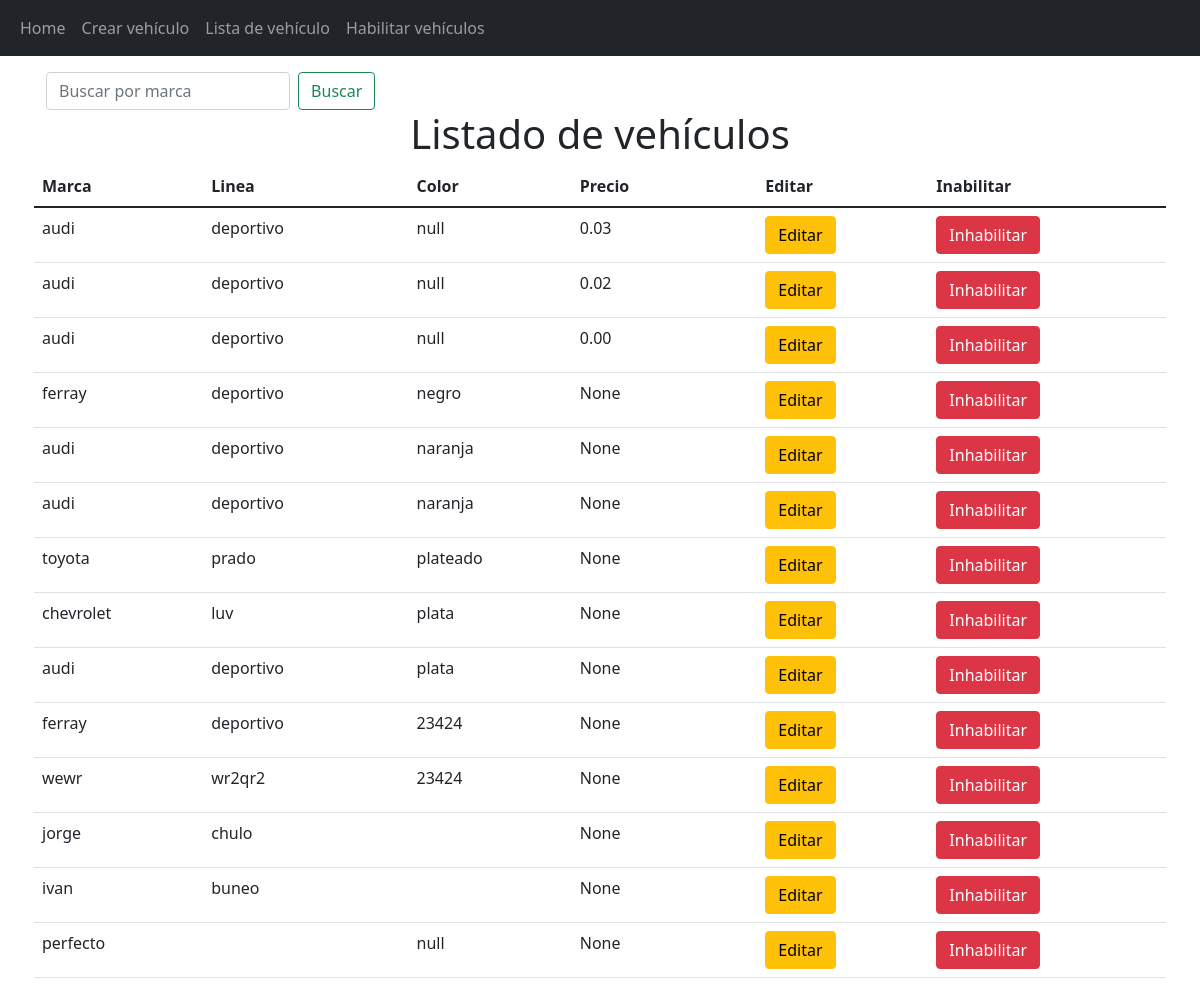
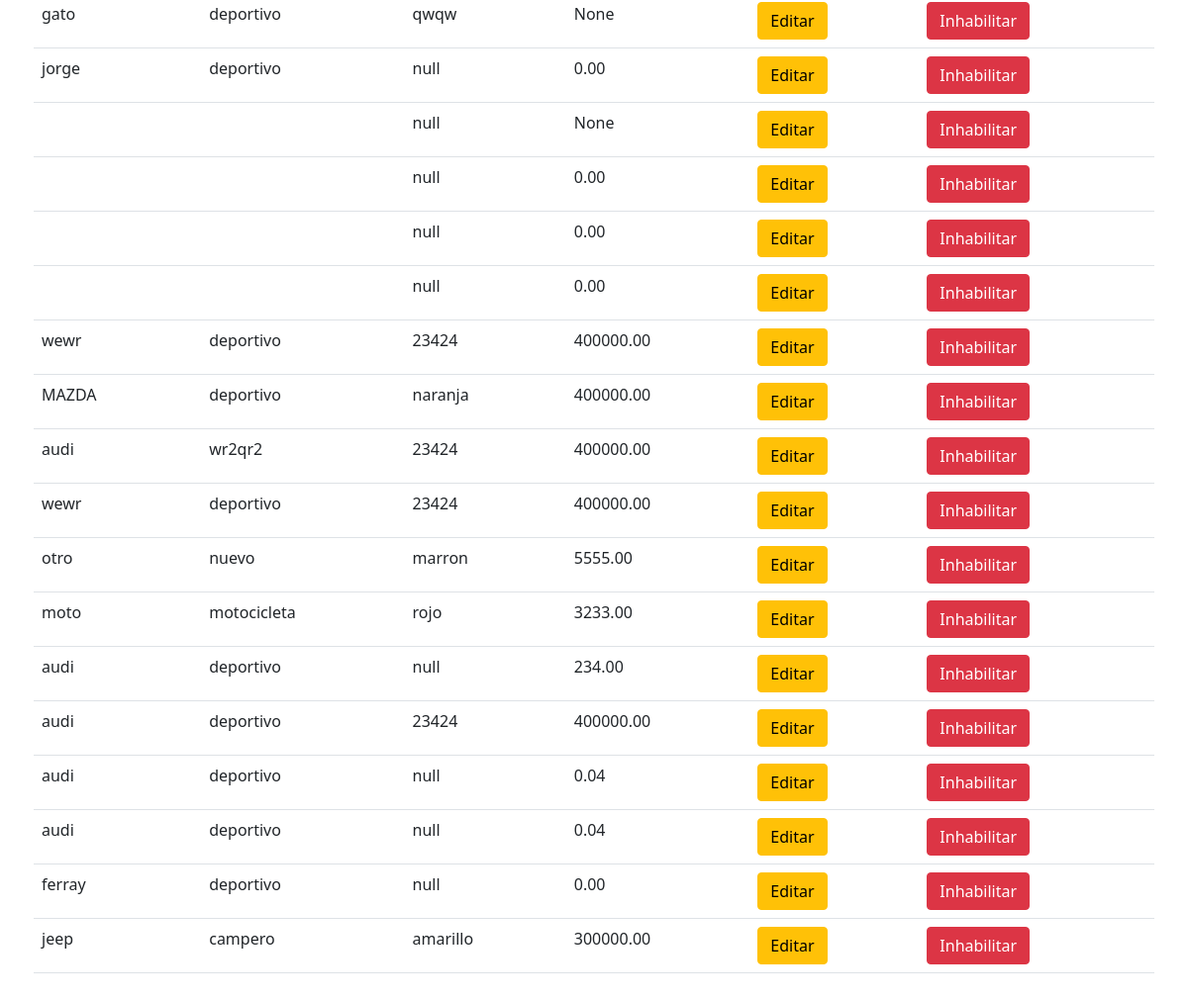
The app's page /get-vehicle/ with its own data (2 pictures, top to bottom).
### mainapp/models.py (models this page shows)
class Vehicle(models.Model):
    brand = models.CharField(max_length=50, verbose_name="marca")
    line = models.CharField(max_length=50, verbose_name="linea")
    color = models.CharField(max_length=50, verbose_name="color", default='null')
    detail = models.CharField(max_length=50, verbose_name="detalles", default='null')
    price = models.DecimalField(max_digits=50, decimal_places=2, verbose_name="precio", default=0)
    visible = models.BooleanField(default=True)
    created_at = models.DateTimeField(auto_now=True)

### mainapp/views.py (the view)
# urls.py: path('get-vehicle/', views.get_vehicles, name= "vehicles"),
def get_vehicles(request):
    busqueda = request.GET.get("buscar")
    vehicles = Vehicle.objects.all()
    if busqueda:
        vehicles = Vehicle.objects.filter(
            Q(brand__icontains = busqueda)
        ).distinct()
    return render(request, 'get_vehicles.html', {
        'vehicles': vehicles
    })

### mainapp/templates/get_vehicles.html
{% extends 'layouts/layout.html' %}
{% block content %}
<div class="container p-3">
    <div class="row">
     <div class="row col-lg-4">
        <form class="d-flex" method="GET">
            <input class="form-control me-2" name="buscar" type="search" placeholder="Buscar por marca" aria-label="Search">
            <button class="btn btn-outline-success" type="submit">Buscar</button>
        </form>
     </div>
        <h1 class="text-center">Listado de vehículos</h1>
        <table class="table table-hover">
            <thead>
                <tr>
                    <th>Marca</th>
                    <th>Linea</th>
                    <th>Color</th>
                    <th>Precio</th>
                    <th>Editar</th>
                    <th>Inabilitar</th>
                </tr>
            </thead>
            <tbody>
                {% for vehicle in vehicles %}
                {% if vehicle.visible == 1 %}
                        <tr>
                            <td>{{vehicle.brand}}</td>
                            <td>{{vehicle.line}}</td>
                            <td>{{vehicle.color}}</td>
                            <td>{{vehicle.price}}</td>
                            <td><a href="{% url 'edit' vehicle.id %}" class="btn btn-warning">Editar</a></td>
                            <td><a href="{% url 'disable' vehicle.id %}" class="btn btn-danger">Inhabilitar</a></td>
                        </tr>
                {% endif%}
                        {% endfor %}
                    </tbody>
                </table>
    </div>
</div>
{% endblock %}

### mainapp/templates/layouts/layout.html (shortened to what this page needs)
<!DOCTYPE html>
<html lang="es">
<head>
    <link href="https://cdn.jsdelivr.net/npm/bootstrap@5.1.3/dist/css/bootstrap.min.css" rel="stylesheet">
</head>
<body>
    <nav class="navbar navbar-expand-lg navbar-dark bg-dark">
        <div class="container-fluid">
          <div class="collapse navbar-collapse" id="navbarNav">
            <ul class="navbar-nav">
              <li class="nav-item">
                <a class="nav-link" href="{% url 'inicio' %}">Home</a>
              </li>
              <li class="nav-item">
                <a class="nav-link" href="{% url  'create' %}">Crear vehículo</a>
              </li>
              <li class="nav-item">
                <a class="nav-link" href="{% url  'vehicles' %}">Lista de vehículo</a>
              </li>
              <li class="nav-item">
                <a class="nav-link" href="{% url  'habilitar' %}">Habilitar vehículos</a>
              </li>
            </ul>
          </div>
        </div>
      </nav>
      {% block content %}{% endblock %}
</body>
</html>

### records on screen
Vehicle: brand "audi", line "deportivo", color "null", price "0.03"
Vehicle: brand "audi", line "deportivo", color "null", price "0.02"
Vehicle: brand "audi", line "deportivo", color "null", price "0.00"
Vehicle: brand "ferray", line "deportivo", color "negro", price "None"
Vehicle: brand "audi", line "deportivo", color "naranja", price "None"
Vehicle: brand "audi", line "deportivo", color "naranja", price "None"
Vehicle: brand "toyota", line "prado", color "plateado", price "None"
Vehicle: brand "chevrolet", line "luv", color "plata", price "None"
Vehicle: brand "audi", line "deportivo", color "plata", price "None"
Vehicle: brand "ferray", line "deportivo", color "23424", price "None"
Vehicle: brand "wewr", line "wr2qr2", color "23424", price "None"
Vehicle: brand "jorge", line "chulo", price "None"
Vehicle: brand "ivan", line "buneo", price "None"
Vehicle: brand "perfecto", color "null", price "None"
Vehicle: brand "gato", line "deportivo", color "qwqw", price "None"
Vehicle: brand "jorge", line "deportivo", color "null", price "0.00"
Vehicle: color "null", price "None"
Vehicle: color "null", price "0.00"
Vehicle: color "null", price "0.00"
Vehicle: color "null", price "0.00"
Vehicle: brand "wewr", line "deportivo", color "23424", price "400000.00"
Vehicle: brand "MAZDA", line "deportivo", color "naranja", price "400000.00"
Vehicle: brand "audi", line "wr2qr2", color "23424", price "400000.00"
Vehicle: brand "wewr", line "deportivo", color "23424", price "400000.00"
Vehicle: brand "otro", line "nuevo", color "marron", price "5555.00"
Vehicle: brand "moto", line "motocicleta", color "rojo", price "3233.00"
Vehicle: brand "audi", line "deportivo", color "null", price "234.00"
Vehicle: brand "audi", line "deportivo", color "23424", price "400000.00"
Vehicle: brand "audi", line "deportivo", color "null", price "0.04"
Vehicle: brand "audi", line "deportivo", color "null", price "0.04"
Vehicle: brand "ferray", line "deportivo", color "null", price "0.00"
Vehicle: brand "jeep", line "campero", color "amarillo", price "300000.00"
